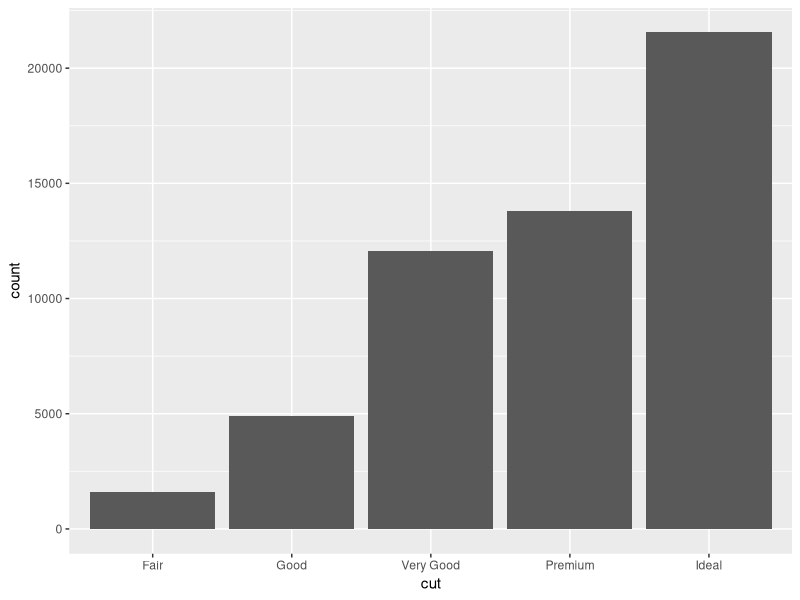
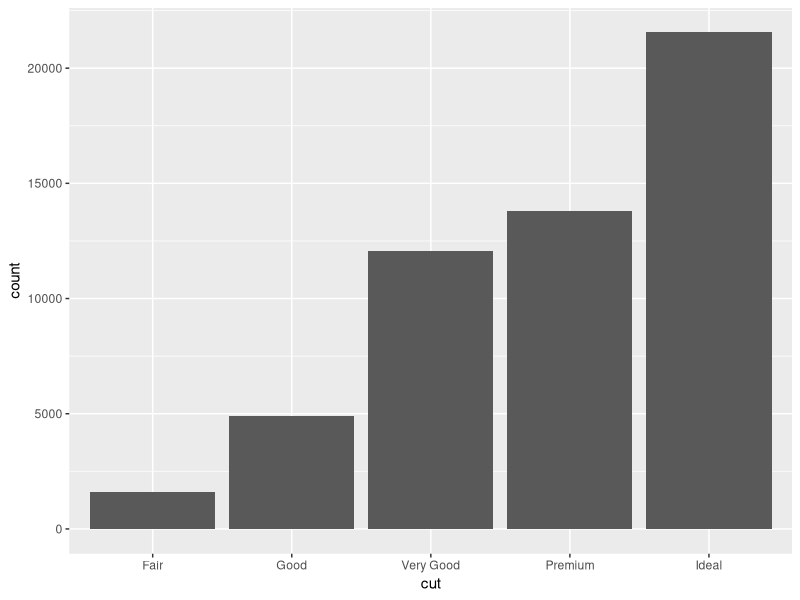
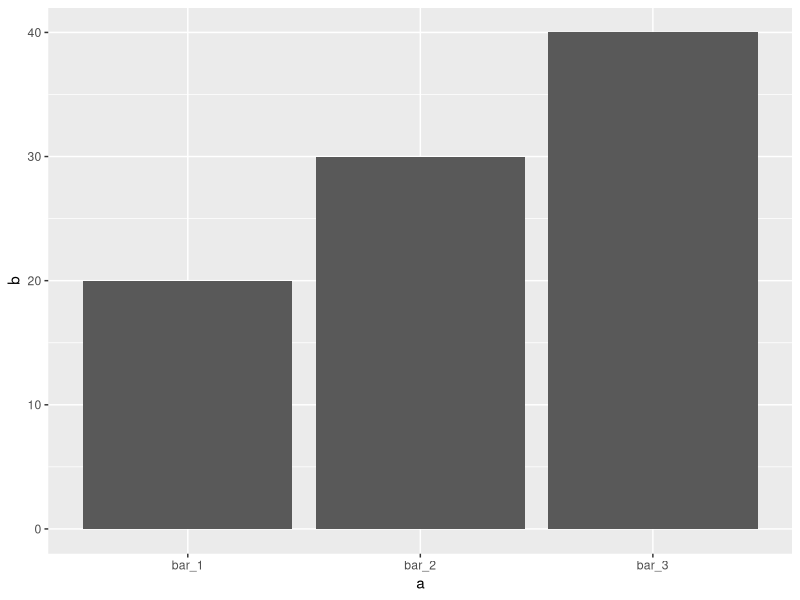
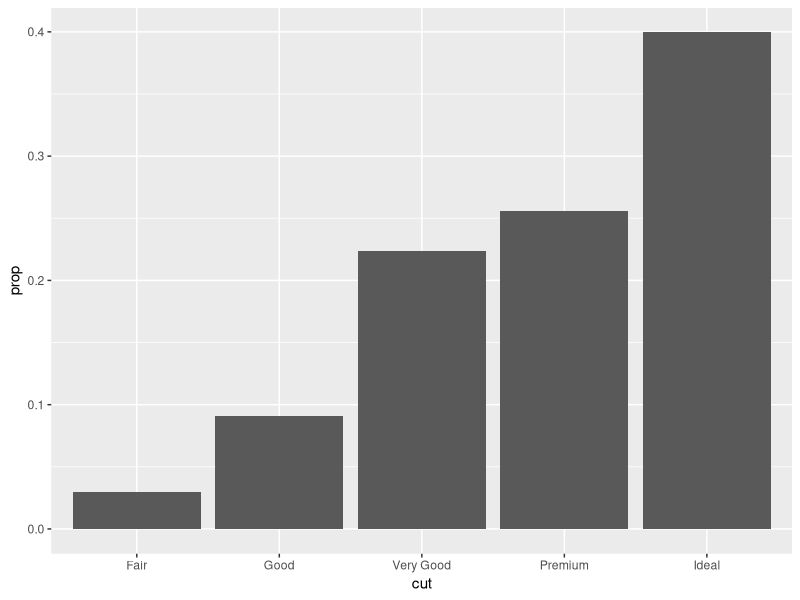
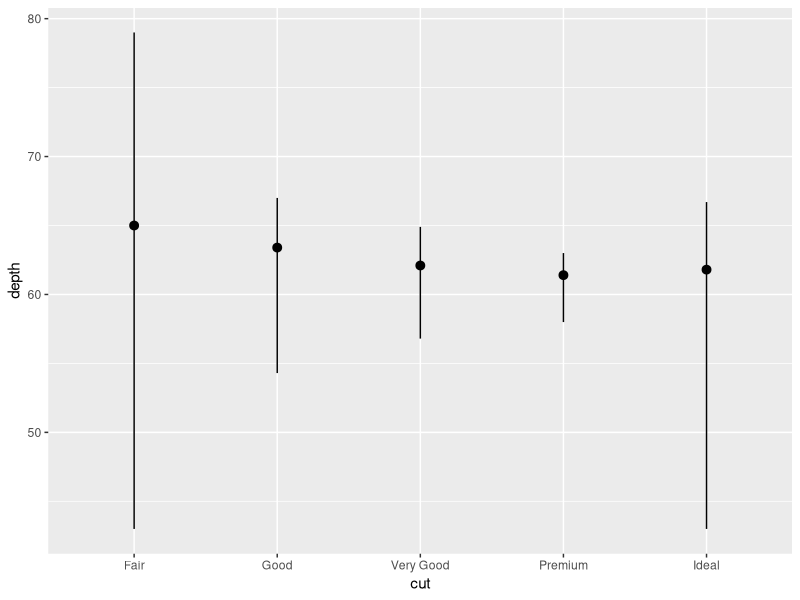

Reproduce these figures in R, in order.
# 2. STATISTICAL TRANSFORMATIONS

# 2.1 Prerequisites ####

# Install tidyverse package if needed
if (!require("tidyverse")) install.packages("itdyverse")
# Load ggplot2 that goes with tidyverse package
library(tidyverse) 

# 2.2 The diamonds Data Frame ####

# The diamonds dataset comes in ggplot2 and contains information about ~54,000 diamonds
diamonds # including price, carat, color, clarity and cut of each diamond.
# To learn more about diamonds
?diamonds
# See the structure of the dataset
str(diamonds)

# 2.3 Create a bar chart ####

# Bar charts seem simple, but they they reveal something subtle about plots. Draw a bar chart in ggplot2 with geom_bar()
ggplot(diamonds, aes(x = cut)) + # only needs x aesthetics.
        geom_bar() # The chart shows that more diamonds are available with high-quality cuts than with low quality cuts.
# Many graphs, like scatterplots, plot the raw values of your dataset. Other graphs, like bar charts, calculate new values to plot:
# Bar charts, histograms, and frequency polygons bin your data and then plot bin counts, the number of points that fall in each bin.
# Smoothers fit a model to your data and then plot predictions from the model.
# Boxplots compute a robust summary of the distribution and display a specially formatted box.

# The algorithm used to calculate new values for a graph is called stat, short for statistical information. Learn which stat a geom uses by inspecting the default value for the stat argument
?geom_bar # default value for stat is "count", which means geom_bar() uses stat_count()
# Geoms and stats can be used interchangably
ggplot(diamonds, aes(x = cut)) + 
  stat_count() # result the same chart.

# There are 3 reasons you might need to use a stat explicitly
# You might want to override a stat
demo <- tribble(    
  ~a, ~b,
  "bar_1", 20,
  "bar_2", 30,
  "bar_3", 40
) # tripple() creates an easier to read row-by-row layout.
ggplot(demo, aes(x = a, y = b)) +
  geom_bar(stat = "identity")
# You might want to override the default mapping from transformed variables to aesthetics
ggplot(diamonds, aes(x = cut, y = ..prop.., group = 1)) +
  geom_bar()
# You might want to draw greater attention to the statistical transformation to your code
ggplot(diamonds, aes(x = cut, y = depth)) +
  stat_summary(fun.ymin = min, 
               fun.ymax = max, 
               fun.y = median)

# ggplot2 provides over 20 stats. Each stat is a function, so you can get help the usual way, e.g
?stat_bin